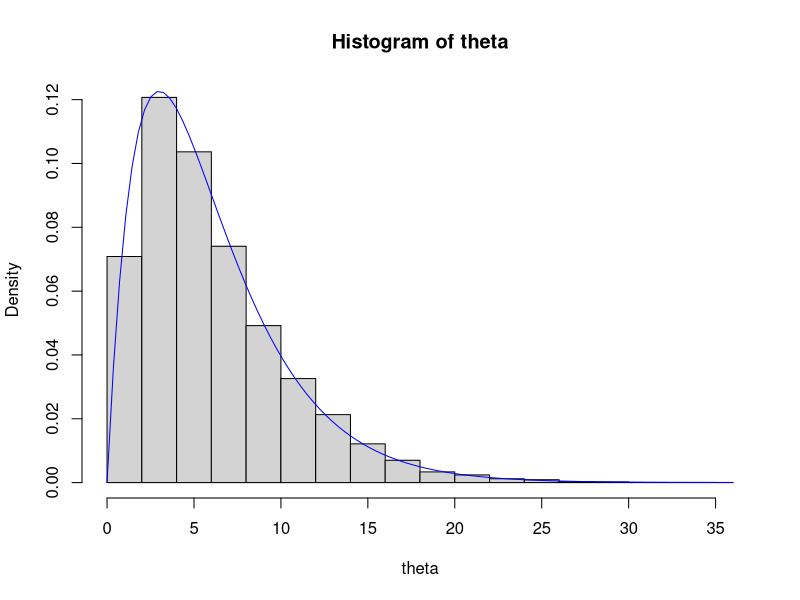
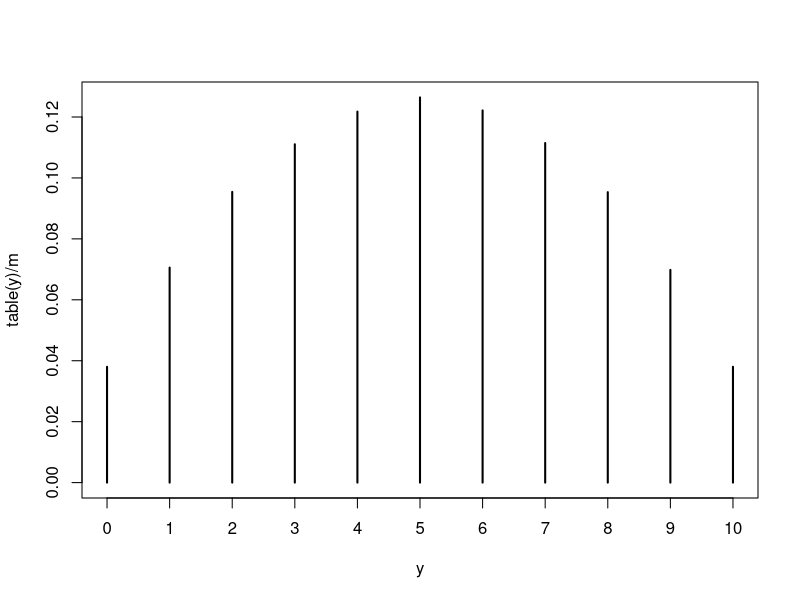

These charts were generated, in order, by the following R code:
set.seed(1)
m=10000
a=2
b=1/3

theta = rgamma(n=m, shape=a, rate=b)
head(theta)
tail(theta)
hist(theta, freq=FALSE)
curve(dgamma(x, shape=a, rate=b), col="blue", add=TRUE)

sum(theta)/m
a / b ## expected value
a / b^2 ## expected variance
mean(theta)
var(theta)

ind = theta < 5
head(ind)
mean(ind) ## MC estimation that theta is less than 5
pgamma(q=5, shape=a, rate=b) ## cdf

quantile(theta, probs=0.9)
qgamma(p=0.9, shape=a, rate=b)

se = sd(theta) / sqrt(m)
se*2 ## 95% confident that MC estimate for theta is 
    ## no more than this far from the true value

mean(theta) - 2*se ## lower bound for CI
mean(theta) + 2*se ## upper bound

pgamma(q=5, shape=a, rate=b)
se = sd(ind) / sqrt(m)
se * 2

####################

m=1e5
y = numeric(m) ## numeric vector with m entries initialization
phi = numeric(m)

# simulate phi_i from Beta(2,2)
# simulate y_i from Binom(10, phi_i)
for (i in 1:m) {
  phi[i] = rbeta(1, shape1=2, shape2=2)
  y[i] = rbinom(1, size=10, prob=phi[i])
}
# avoid loops in r!

# same simulation with vectorized codes (faster)
phi = rbeta(m, shape1=2, shape2=2)
y = rbinom(m, size=10, prob=phi)

table(y)
plot(table(y) / m) # MC approximation of beta distribution

mean(y)


### Q5
m = 1e6
theta = numeric(m)
theta = rbeta(m, shape1=5, shape2=3)
mean(theta/(1-theta))
mean(theta)/(1-mean(theta)) ## 둘이 다르네...

### Q6
ind = theta/(1-theta) > 1
mean(ind)

### Q7
y = numeric(m)
y = rnorm(m, mean=0, sd=1)
quantile(y, 0.3)
qnorm(p=0.3, mean=0, sd=1)

### Q8
sqrt(5.2/5000)
